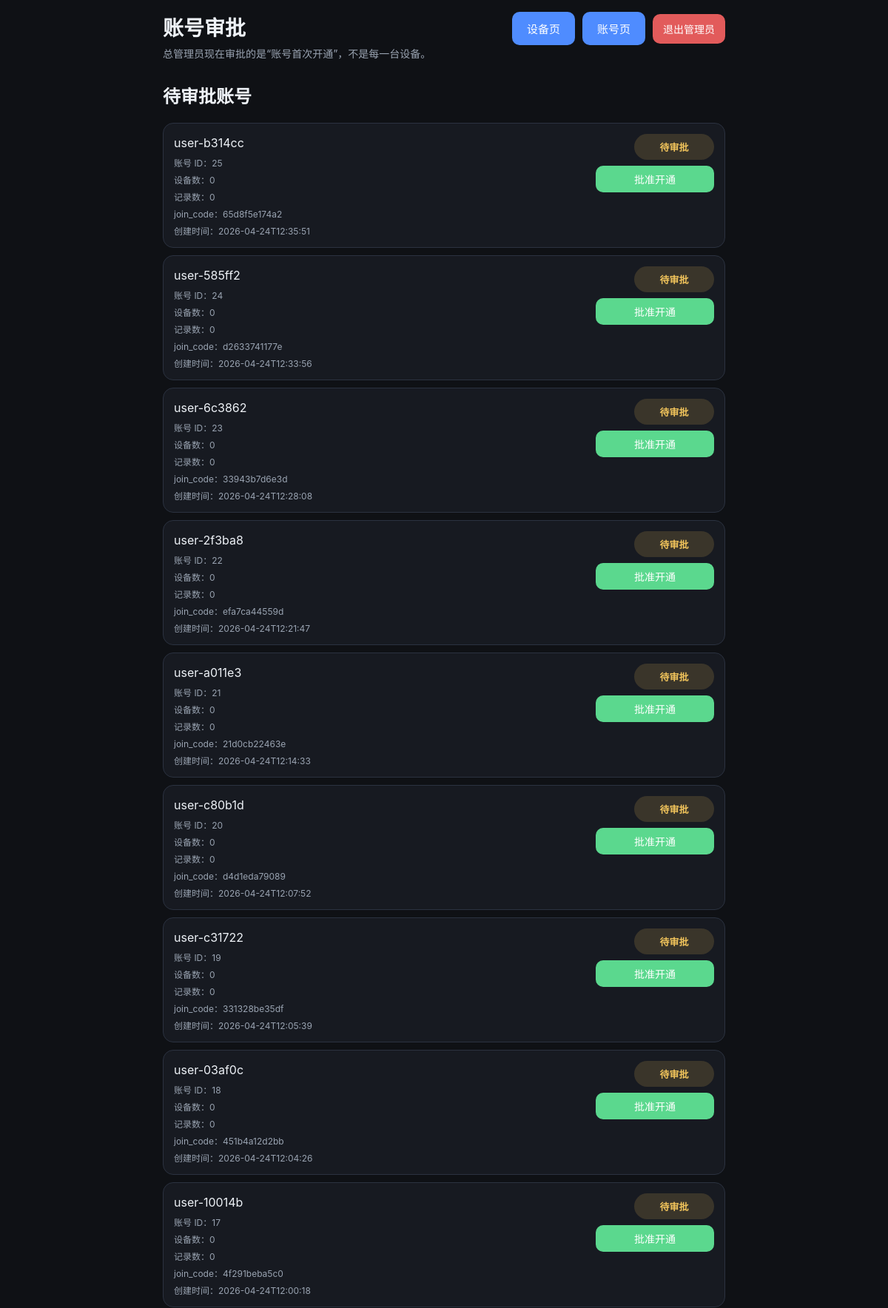
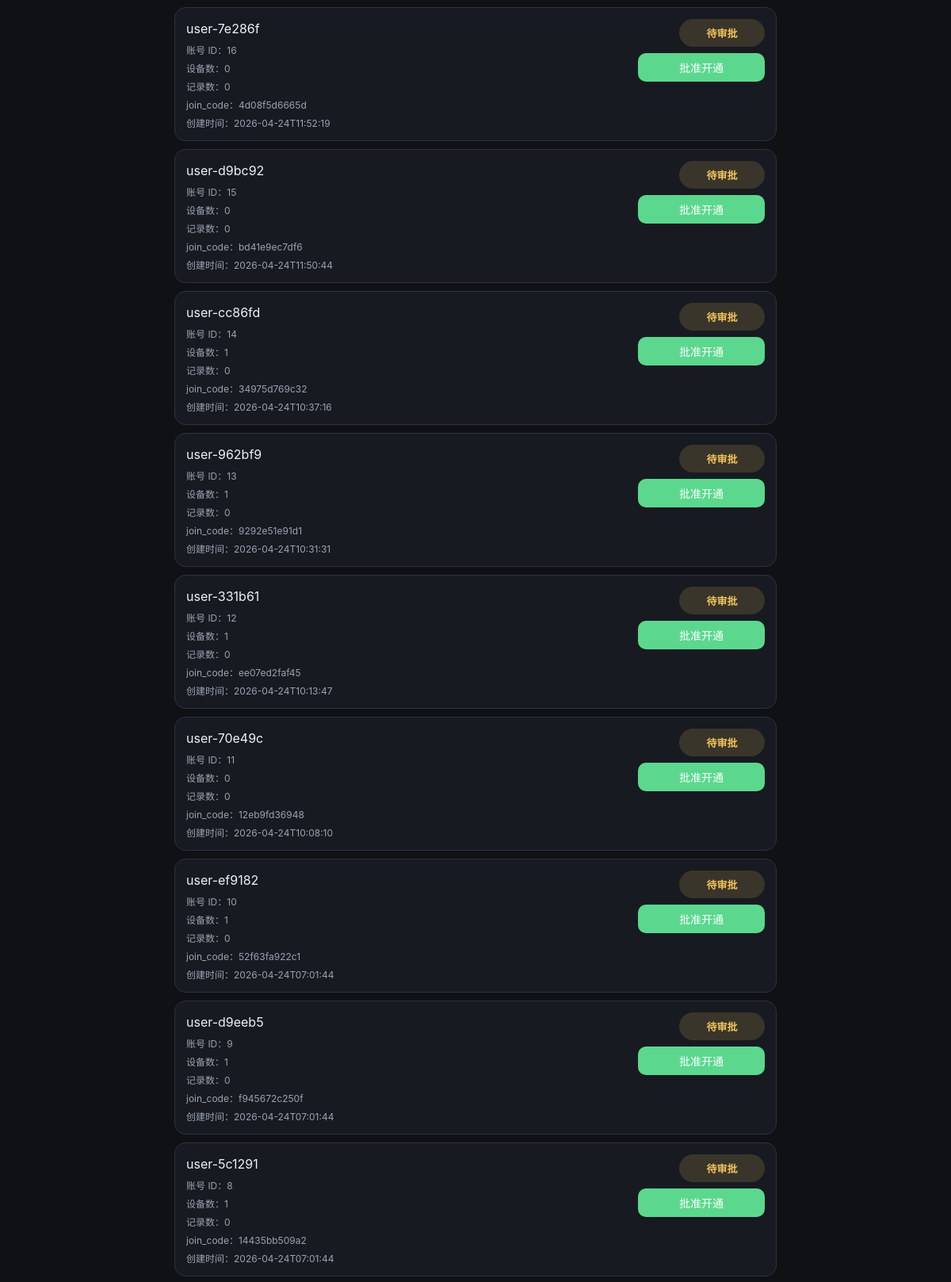
The page /admin/accounts (upper part) on the database its author committed (2 pictures, top to bottom).
### tables this page shows
CREATE TABLE users (
            id INTEGER PRIMARY KEY AUTOINCREMENT,
            name TEXT NOT NULL DEFAULT 'default',
            created_at TEXT NOT NULL DEFAULT (datetime('now'))
        , approval_status TEXT NOT NULL DEFAULT 'approved', join_code TEXT, approved_at TEXT, api_token TEXT);

### app/main.py (the view)
@app.route("/admin/accounts")
def admin_accounts_page():
    guard = admin_guard()
    if guard:
        return guard
    pending_users = get_users("pending")
    approved_users = get_users("approved")
    return render_template("admin_accounts.html", pending_users=pending_users, approved_users=approved_users)

### app/main.py (called while the page is built)
def get_conn():
    conn = sqlite3.connect(str(DB_PATH))
    conn.row_factory = sqlite3.Row
    return conn

def admin_cookie_value():
    if not ADMIN_PASSWORD:
        return None
    return hashlib.sha256(ADMIN_PASSWORD.encode()).hexdigest()

def is_admin_authenticated():
    expected = admin_cookie_value()
    if not expected:
        return True
    actual = request.cookies.get(ADMIN_COOKIE, "")
    return hmac.compare_digest(actual, expected)

def admin_guard():
    if is_admin_authenticated():
        return None
    next_path = request.path
    if request.query_string:
        next_path += "?" + request.query_string.decode()
    return redirect(url_for("admin_login_page", next=next_path))

def get_users(approval_status=None):
    conn = get_conn()
    query = """
        SELECT u.id, u.name, u.approval_status, u.join_code, u.created_at, u.approved_at,
               COUNT(DISTINCT d.id) AS device_count,
               COUNT(i.id) AS item_count
        FROM users u
        LEFT JOIN devices d ON d.user_id = u.id
        LEFT JOIN inbox_items i ON i.user_id = u.id
        WHERE 1 = 1
    """
    params = []
    if approval_status is not None:
        query += " AND u.approval_status = ?"
        params.append(approval_status)
    query += " GROUP BY u.id, u.name, u.approval_status, u.join_code, u.created_at, u.approved_at ORDER BY u.created_at DESC, u.id DESC"
    rows = conn.execute(query, params).fetchall()
    conn.close()
    return [dict(r) for r in rows]

### app/templates/admin_accounts.html (shortened to what this page needs)
<!doctype html>
<html lang="zh-CN">
<head>
  <link rel="stylesheet" href="/static/style.css" />
</head>
<body>
  <main class="container">
    <header class="header">
      <div class="title-row">
        <div>
          <h1>账号审批</h1>
          <p class="subtitle">总管理员现在审批的是“账号首次开通”，不是每一台设备。</p>
        </div>
        <div class="toolbar-actions">
          <a class="nav-link" href="/devices">设备页</a>
          <a class="nav-link" href="/account">账号页</a>
          <form action="/admin/logout" method="post" class="inline-form-row">
            <button type="submit" class="danger compact">退出管理员</button>
          </form>
        </div>
      </div>
    </header>
    {% if pending_users %}
      <section class="section-block">
        <h2 class="section-title">待审批账号</h2>
        <div class="list">
          {% for user in pending_users %}
            <article class="item">
              <div class="item-main grow">
                <div class="item-content">{{ user.name }}</div>
                <div class="item-meta">账号 ID：{{ user.id }}</div>
                <div class="item-meta">设备数：{{ user.device_count }}</div>
                <div class="item-meta">记录数：{{ user.item_count }}</div>
                <div class="item-meta">join_code：{{ user.join_code or '-' }}</div>
                <div class="item-meta">创建时间：{{ user.created_at or '-' }}</div>
              </div>
              <div class="item-actions">
                <span class="status-badge pending">待审批</span>
                <form action="/admin/accounts/approve/{{ user.id }}" method="post" class="full-width-form">
                  <button type="submit" class="success">批准开通</button>
                </form>
              </div>
            </article>
          {% endfor %}
        </div>
      </section>
    {% endif %}
  </main>
</body>
</html>

### app/static/style.css (style rules this page uses)
:root { color-scheme: light dark; --bg: #0f1115; --panel: #171a21; --panel-2: #202531; --text: #eef2f7; --muted: #9aa4b2; --accent: #4f8cff; --danger: #e25b5b; --border: #2b3240; --success: #5bd88e; --warning: #f0c35b; }
body { margin: 0; font-family: -apple-system, BlinkMacSystemFont, "Segoe UI", sans-serif; background: var(--bg); color: var(--text); -webkit-tap-highlight-color: transparent; }
.container { max-width: 760px; margin: 0 auto; padding: 16px; }
.title-row { display: flex; align-items: flex-start; justify-content: space-between; gap: 16px; flex-wrap: wrap; }
.toolbar-actions { display: flex; gap: 10px; flex-wrap: wrap; }
.header h1 { margin: 0 0 6px 0; font-size: 28px; }
.header p { color: var(--muted); margin: 0 0 8px 0; font-size: 14px; line-height: 1.5; }
.capture-box, .item, .empty, .toolbar, .summary-card { background: var(--panel); border: 1px solid var(--border); border-radius: 14px; }
button, .secondary-button, .nav-link { border: 0; border-radius: 10px; background: var(--accent); color: white; padding: 12px 20px; cursor: pointer; font-size: 15px; font-weight: 500; transition: transform 0.05s ease, opacity 0.1s ease; text-decoration: none; display: inline-flex; align-items: center; justify-content: center; box-sizing: border-box; }
button.compact, .secondary-button.compact { padding: 10px 14px; font-size: 14px; white-space: nowrap; }
button.danger { background: var(--danger); }
button.success { background: var(--success); }
.list { display: grid; gap: 10px; }
.item { display: flex; justify-content: space-between; gap: 12px; padding: 14px; }
.item-main.grow { flex: 1; }
.item-content { font-size: 16px; line-height: 1.5; word-break: break-word; }
.item-meta { margin-top: 6px; color: var(--muted); font-size: 12px; word-break: break-all; }
.item-actions { display: flex; flex-direction: column; gap: 8px; min-width: 160px; align-items: flex-end; }
.item-actions button { margin-top: 0; padding: 8px 12px; font-size: 14px; width: 100%; }
.status-badge { display: inline-flex; align-items: center; justify-content: center; min-width: 84px; padding: 8px 12px; border-radius: 999px; font-size: 13px; font-weight: 600; }
.status-badge.pending { background: rgba(240, 195, 91, 0.16); color: var(--warning); }
.inline-form-row { display: flex; gap: 8px; align-items: center; }
.full-width-form { width: 100%; }

### rows shown on the page
users: name "user-b314cc", id "25", device_count "0", item_count "0", join_code "65d8f5e174a2", created_at "2026-04-24T12:35:51"
users: name "user-585ff2", id "24", device_count "0", item_count "0", join_code "d2633741177e", created_at "2026-04-24T12:33:56"
users: name "user-6c3862", id "23", device_count "0", item_count "0", join_code "33943b7d6e3d", created_at "2026-04-24T12:28:08"
users: name "user-2f3ba8", id "22", device_count "0", item_count "0", join_code "efa7ca44559d", created_at "2026-04-24T12:21:47"
users: name "user-a011e3", id "21", device_count "0", item_count "0", join_code "21d0cb22463e", created_at "2026-04-24T12:14:33"
users: name "user-c80b1d", id "20", device_count "0", item_count "0", join_code "d4d1eda79089", created_at "2026-04-24T12:07:52"
users: name "user-c31722", id "19", device_count "0", item_count "0", join_code "331328be35df", created_at "2026-04-24T12:05:39"
users: name "user-03af0c", id "18", device_count "0", item_count "0", join_code "451b4a12d2bb", created_at "2026-04-24T12:04:26"
users: name "user-10014b", id "17", device_count "0", item_count "0", join_code "4f291beba5c0", created_at "2026-04-24T12:00:18"
users: name "user-7e286f", id "16", device_count "0", item_count "0", join_code "4d08f5d6665d", created_at "2026-04-24T11:52:19"
users: name "user-d9bc92", id "15", device_count "0", item_count "0", join_code "bd41e9ec7df6", created_at "2026-04-24T11:50:44"
users: name "user-cc86fd", id "14", device_count "1", item_count "0", join_code "34975d769c32", created_at "2026-04-24T10:37:16"
users: name "user-962bf9", id "13", device_count "1", item_count "0", join_code "9292e51e91d1", created_at "2026-04-24T10:31:31"
users: name "user-331b61", id "12", device_count "1", item_count "0", join_code "ee07ed2faf45", created_at "2026-04-24T10:13:47"
users: name "user-70e49c", id "11", device_count "0", item_count "0", join_code "12eb9fd36948", created_at "2026-04-24T10:08:10"
users: name "user-ef9182", id "10", device_count "1", item_count "0", join_code "52f63fa922c1", created_at "2026-04-24T07:01:44"
users: name "user-d9eeb5", id "9", device_count "1", item_count "0", join_code "f945672c250f", created_at "2026-04-24T07:01:44"
users: name "user-5c1291", id "8", device_count "1", item_count "0", join_code "14435bb509a2", created_at "2026-04-24T07:01:44"
